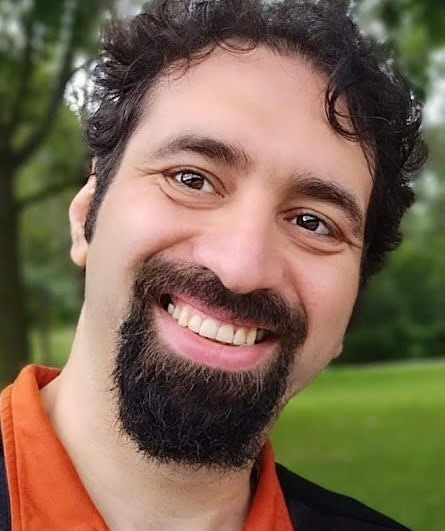
#> input picture Portfolio_photo.jpg, 445 x 531 px, found by its file name
$ python extract_palette.py
#> lines starting #> are read from the running program, lines starting #| are printed output that depends on the picture
from PIL import Image
import os
p = r"G:/My Drive/Programming/Portfolio-Kian-Maleki-main/Portfolio_photo.jpg"
if not os.path.exists(p):
    print('MISSING')
    raise SystemExit(1)
img = Image.open(p)
#> img is the input picture: PIL image 445x531 RGB; mean R, G, B 124.1, 103.1, 81.6
img = img.convert('RGBA')
#> img: PIL image 445x531 RGBA
img.thumbnail((200,200))
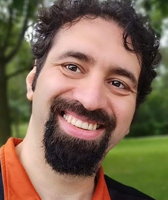
#> img: PIL image 168x200 RGBA; mean R, G, B, A 124.1, 103.1, 81.6, 255
pal = img.convert('P', palette=Image.ADAPTIVE, colors=6)
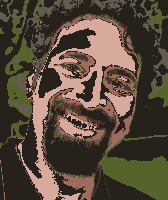
#> pal: PIL image 168x200 P; mean R, G, B 87.6, 74.6, 59.7
palette = pal.getpalette()
#> palette = [38, 34, 27, 216, 170, 158, 86, 100, 44, 98, 93, 78, 157, 108, 94, 80, 50, 44]
color_counts = sorted(pal.getcolors(), reverse=True)
#> color_counts = [(17437, 0), (5375, 1), (4175, 2), (2689, 3), (2372, 4), (1552, 5)]
colors = []
for count, idx in color_counts[:6]:
    r = palette[idx*3]
    g = palette[idx*3+1]
    b = palette[idx*3+2]
    colors.append((r,g,b))
#> this loop made 6 passes
#> (count, r, g, b) on passes 1 to 6: (17437, 38, 34, 27), (5375, 216, 170, 158), (4175, 86, 100, 44), (2689, 98, 93, 78), (2372, 157, 108, 94), (1552, 80, 50, 44)
#> after the loop, colors = [(38, 34, 27), (216, 170, 158), (86, 100, 44), (98, 93, 78), (157, 108, 94), (80, 50, 44)]
def tohex(c):
    return '#%02x%02x%02x' % c
out = [tohex(c) for c in colors]
#> out = ['#26221b', '#d8aa9e', '#56642c', '#625d4e', '#9d6c5e', '#50322c']
print(','.join(out))
#| #26221b,#d8aa9e,#56642c,#625d4e,#9d6c5e,#50322c
